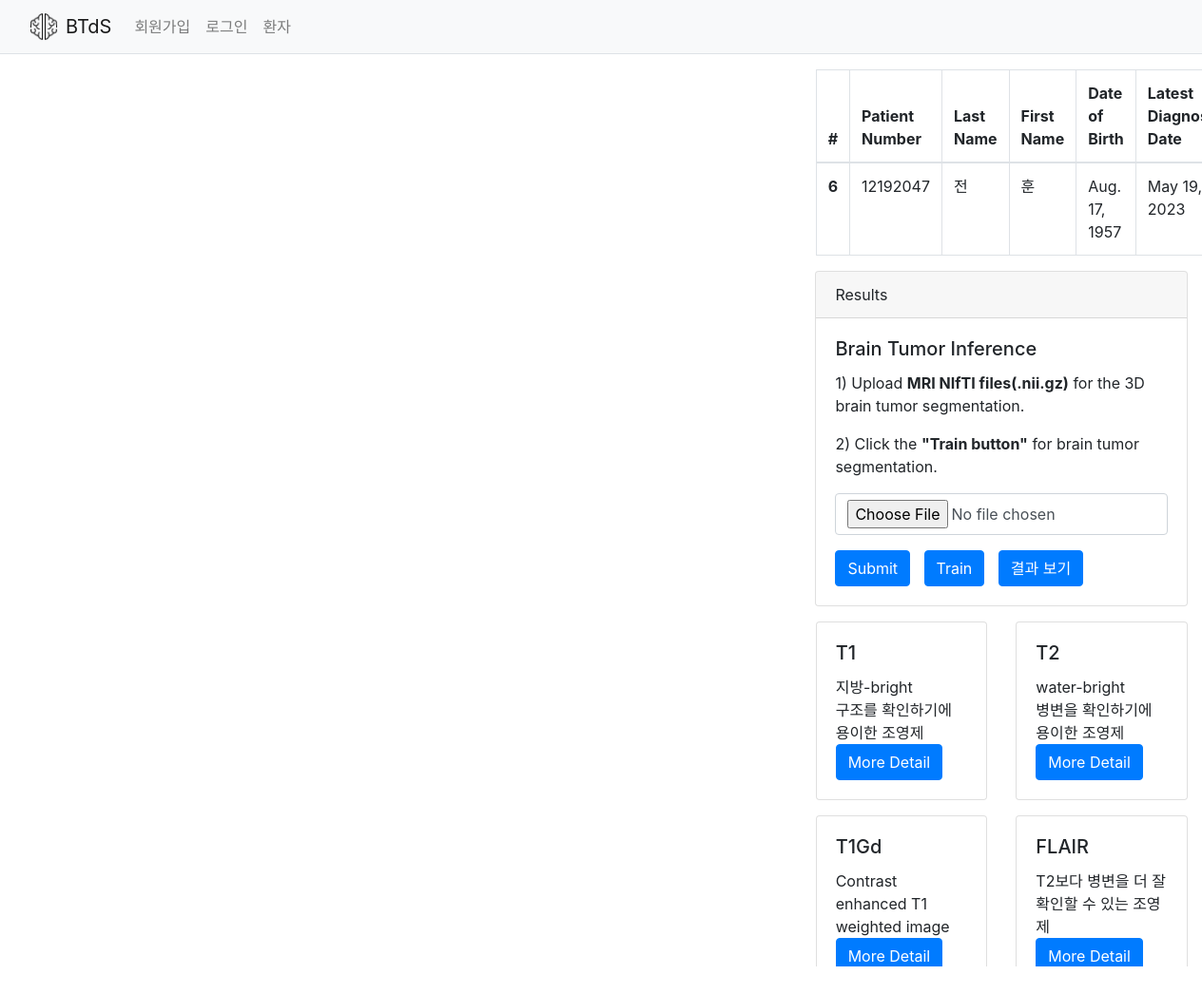
Page /patient/patient_detail/6 on the committed database.
### patient/models.py (models this page shows, shortened)
class Patient(models.Model):
    first_name = models.CharField(max_length=30)
    last_name = models.CharField(max_length=30)
    latest_diagnosis = models.DateField()
    birthday = models.DateField()
    patient_num = models.IntegerField()

### patient/views.py (the view, shortened to what this page needs)
# urls.py: path('patient_detail/<int:pk>', views.patient_detail, name='patient_detail'),
def patient_detail(request, pk):
    patient = get_object_or_404(models.Patient, pk=pk)
    error_message = None
    return render(request, 'patient/patient_detail.html', {'patient': patient, 'error_message': error_message})

### common/templatetags/templatetag.py (called while the page is built)
@register.simple_tag
def is_user_logged_in():
    global_login_user = settings.GLOBAL_LOGIN_USER #로그인한 유저의 이름을 받아옴
    if global_login_user == "NONE": #맨 처음 호출될 경우
        is_login = False
        pass
    else:
        user = CustomUser.objects.get(username=global_login_user)
        is_login = user.is_login
    return is_login

### utils/context_processors.py (called while the page is built)
def my_global_variables(request):
    now_login = "none"
    return {"now_login": now_login}

### patient/templates/patient/patient_detail.html (shortened to what this page needs)
{% extends "home.html" %} {% load static %} {% block content %}
<div class="container-fluid no-gutters">
  <div class="row" style="padding: 0">
    <div class="col-md-8 grid-container" >
      <img id="image-display" src="{% static 'images/notice.png' %}" style="width: 90%; height: 90%" alt="Image"/>
    </div>
    <div class="col-md-4 grid-container" >
      {% include './patient_detail_info.html' %}
    </div>
  </div>
</div>
{% endblock %}

### patient/templates/patient/patient_detail_info.html (shortened to what this page needs)
{% load static %}
<div class="pt-3">
<table class="table table-bordered">
    <thead>
        <tr>
            <th scope="col">#</th>
            <th scope="col">Patient Number</th>
            <th scope="col">Last Name</th>
            <th scope="col">First Name</th>
            <th scope="col">Date of Birth</th>
            <th scope="col">Latest Diagnosis Date</th>
        </tr>
    </thead>
    <tbody>
        <tr>
            <th scope="row">{{ patient.id }}</th>
            <td>{{ patient.patient_num }}</td>
            <td>{{ patient.last_name }}</td>
            <td>{{ patient.first_name }}</td>
            <td>{{ patient.birthday }}</td>
            <td>{{ patient.latest_diagnosis }}</td>
        </tr>
    </tbody>
</table>
</div>
<div class="row px-3 justify-content-center">
    <div class="pt-0">
        <div class="card" style="width: 31vw">
            <div class="card-header">
                Results
            </div>
            <div class="card-body">
                <h5 class="card-title">Brain Tumor Inference</h5>
                <p class="card-text">1) Upload <b>MRI NIfTI files(.nii.gz)</b> for the 3D brain tumor segmentation.</p><p> 2) Click the <b>"Train button"</b> for brain tumor segmentation.</p>
                <form method="POST" enctype="multipart/form-data">
                    <div class="mb-3">
                        <input class="form-control" type="file" id="formFile" name="formFile">
                    </div>
                    <input type="submit" class="btn btn-primary" value="Submit" id="submit-button">
                    <a href ="#" class="btn btn-primary" id="trainButton" onclick="changeButtonText()">Train</a>
                    <a href ="#" class="btn btn-primary" id="result-button" >결과 보기</a>
                </form>
            </div>
        </div>
    </div>
</div>
<div class="row ">
    <div class="col-sm-6 pt-3">
        <div class="card" style="height: 100%;">
            <div class="card-body">
                <h5 class="card-title">T1</h5>
                <div class="card-text">지방-bright<br>
                    구조를 확인하기에 용이한 조영제</div>
                <a href="#" id="T1" class="btn btn-primary">More Detail</a>
            </div>
        </div>
    </div>
    <div class="col-sm-6 pt-3">
        <div class="card" style="height: 100%;">
            <div class="card-body">
                <h5 class="card-title">T2</h5>
                <div class ="card-text">water-bright <br>
                    병변을 확인하기에 용이한 조영제</div>
                <a href="#" id="T2" class="btn btn-primary">More Detail</a>
            </div>
        </div>
    </div>
</div>
<div class="row ">
    <div class="col-sm-6 pt-3">
        <div class="card" style="height: 100%;">
            <div class="card-body">
                <h5 class="card-title">T1Gd</h5>
                <div class="card-text">Contrast enhanced T1 weighted image</div>
                <a href="#" id="T1Gd" class="btn btn-primary">More Detail</a>
            </div>
        </div>
    </div>
    <div class="col-sm-6 pt-3">
        <div class="card" style="height: 100%;">
            <div class="card-body">
                <h5 class="card-title">FLAIR</h5>
                <div class="card-text">T2보다 병변을 더 잘 확인할 수 있는 조영제</div>
                <a href="#" id="Flair" class="btn btn-primary">More Detail</a>
            </div>
        </div>
    </div>
</div>

### patient/templates/patient/patient_detail.html (style rules this page uses)
.grid-container { height: calc(100vh - 60px); width: 100%; }

### patient/templates/patient/patient_detail_info.html (style rules this page uses)
.btn-primary { display: inline-block; margin-right: 10px; }

### rows in the picture
Patient: id "6", patient_num "12192047", last_name "전", first_name "훈", birthday "Aug. 17, 1957", latest_diagnosis "May 19, 2023"
